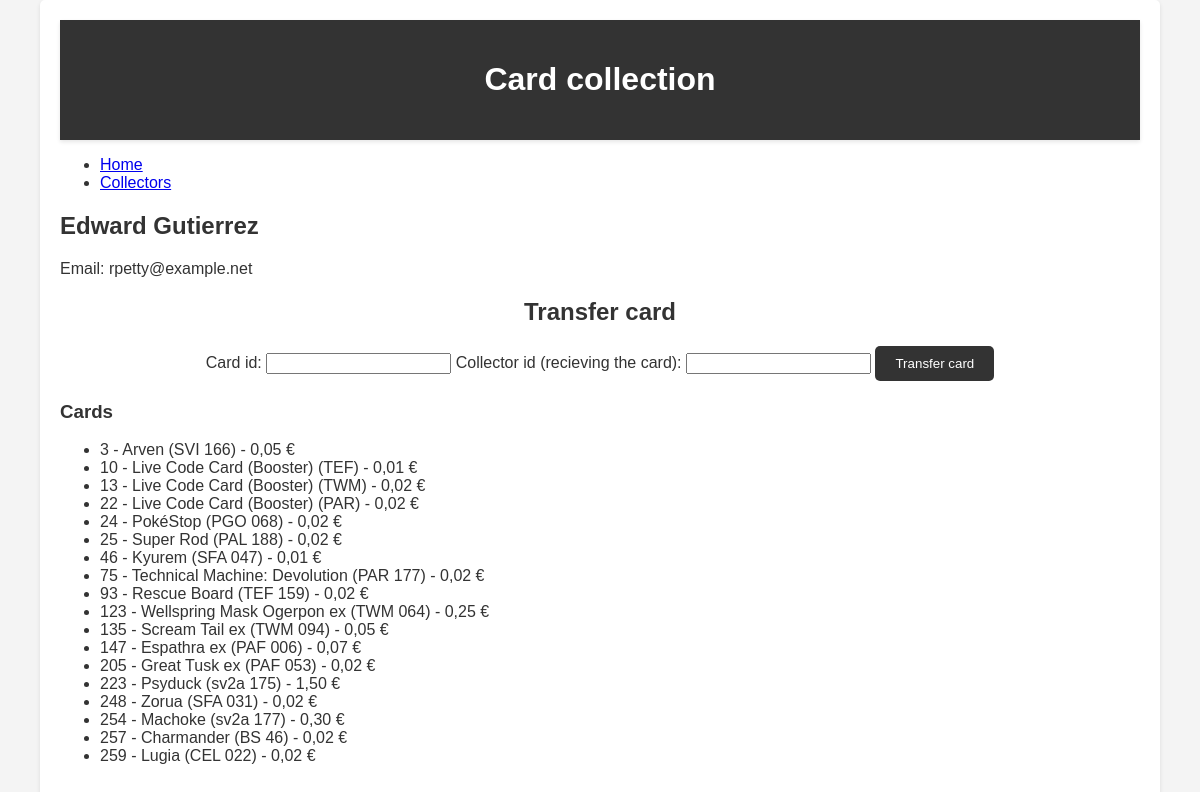
Screenshot of /collector/1 with the database file from the repository.
### tables this page shows
CREATE TABLE ZBIRATELJ(
                id_zbiratelj INTEGER PRIMARY KEY,
                ime VARCHAR(255) NOT NULL,
                priimek VARCHAR(255) NOT NULL,
                eposta VARCHAR(255)
                );

CREATE TABLE KARTA(
                id_karta INTEGER PRIMARY KEY,
                ime VARCHAR(255) NOT NULL,
                zaloga INT NOT NULL,
                cena INT NOT NULL,
                slika VARCHAR(255)
                );

### app.py (the view)
@app.route('/collector/<int:id>')
def collector(id):
    collector = zbiratelj.get_by_id(id)
    cards = karta.get_by_collector(id)
    return render_template('collector.html', collector=collector, cards=cards)

### db/database.py (called while the page is built)
    def fetch_query(self, query, params=None):
        conn = sqlite3.connect(self.db_name)
        cursor = conn.cursor()
        if params:
            cursor.execute(query, params)
        else:
            cursor.execute(query)
        result = cursor.fetchall()
        conn.close()
        return result

### models/karta.py (called while the page is built)
    @classmethod
    def get_by_collector(cls, id_zbiratelj):
        query = '''
            SELECT KARTA.* FROM KARTA
            JOIN ZBIRATELJ_KARTA ON KARTA.id_karta = ZBIRATELJ_KARTA.id_karta
            WHERE ZBIRATELJ_KARTA.id_zbiratelj = ?
        '''
        result = Database().fetch_query(query, (id_zbiratelj,))
        cards = []
        for row in result:
            card = {
                'id_karta': row[0],
                'ime': row[1],
                'zaloga': row[2],
                'cena': row[3],
                'slika': row[4]
            }
            cards.append(card)
        return cards

### models/zbiratelj.py (called while the page is built)
    @classmethod
    def get_by_id(cls, id_zbiratelj):
        query = 'SELECT * FROM ZBIRATELJ WHERE id_zbiratelj = ?'
        result = Database().fetch_query(query, (id_zbiratelj,))[0]
        collector = {
            'id_zbiratelj': result[0],
            'ime': result[1],
            'priimek': result[2],
            'eposta': result[3]
        }
        return collector

### templates/collector.html (shortened to what this page needs)
{% extends 'base.html' %}
{% block content %}
<h2>{{ collector['ime'] }} {{ collector['priimek'] }}</h2>
<p>Email: {{ collector['eposta'] }}</p>
<form action="/transfer_card" method="post" class="transfer-card-form">
    <h2>Transfer card</h2>
    <label for="card_id">Card id:</label>
    <input type="number" id="card_id" name="card_id" required>
    <label for="new_collector_id">Collector id (recieving the card):</label>
    <input type="number" id="new_collector_id" name="new_collector_id" required>
    <button type="submit">Transfer card</button>
</form>
<h3>Cards</h3>
<ul>
    {% for card in cards %}
    <li>
        {{ card['id_karta'] }} - {{ card['ime'] }} - {{ card['cena'] }}
    </li>
    {% endfor %}
</ul>
{% endblock %}

### static/style.css (style rules this page uses)
body { font-family: Arial, sans-serif; background-color: #f4f4f4; color: #333; margin: 0; padding: 0; }
form { margin: 20px 0; text-align: center; }
form button { padding: 10px 20px; background-color: #333; color: #fff; border: none; border-radius: 5px; cursor: pointer; transition: background-color 0.3s; }

### rows the page displays
ZBIRATELJ: ime "Edward", priimek "Gutierrez", eposta "rpetty@example.net"
KARTA: id_karta "3", ime "Arven (SVI 166)", cena "0,05 €"
KARTA: id_karta "10", ime "Live Code Card (Booster) (TEF)", cena "0,01 €"
KARTA: id_karta "13", ime "Live Code Card (Booster) (TWM)", cena "0,02 €"
KARTA: id_karta "22", ime "Live Code Card (Booster) (PAR)", cena "0,02 €"
KARTA: id_karta "24", ime "PokéStop (PGO 068)", cena "0,02 €"
KARTA: id_karta "25", ime "Super Rod (PAL 188)", cena "0,02 €"
KARTA: id_karta "46", ime "Kyurem (SFA 047)", cena "0,01 €"
KARTA: id_karta "75", ime "Technical Machine: Devolution (PAR 177)", cena "0,02 €"
KARTA: id_karta "93", ime "Rescue Board (TEF 159)", cena "0,02 €"
KARTA: id_karta "123", ime "Wellspring Mask Ogerpon ex (TWM 064)", cena "0,25 €"
KARTA: id_karta "135", ime "Scream Tail ex (TWM 094)", cena "0,05 €"
KARTA: id_karta "147", ime "Espathra ex (PAF 006)", cena "0,07 €"
KARTA: id_karta "205", ime "Great Tusk ex (PAF 053)", cena "0,02 €"
KARTA: id_karta "223", ime "Psyduck (sv2a 175)", cena "1,50 €"
KARTA: id_karta "248", ime "Zorua (SFA 031)", cena "0,02 €"
KARTA: id_karta "254", ime "Machoke (sv2a 177)", cena "0,30 €"
KARTA: id_karta "257", ime "Charmander (BS 46)", cena "0,02 €"
KARTA: id_karta "259", ime "Lugia (CEL 022)", cena "0,02 €"
